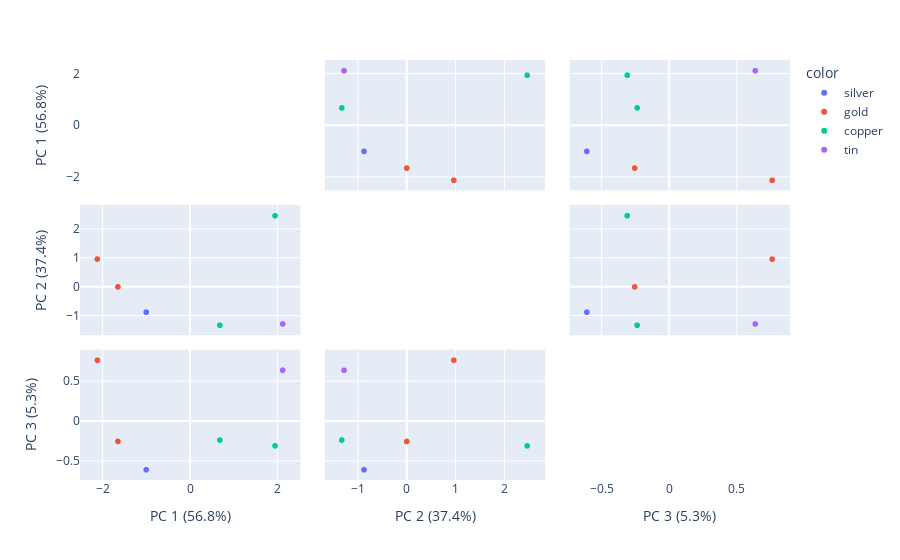

This figure's notebook cell:
### Markdown cell above
Test with a small made-up dataset

### Code cell
data = pd.DataFrame(
    {"feat_1": [1, 2, 3, 10, 2, 3],
    "feat_2": [2, 3, 5, 2, 1, 1],
    "feat_3": [1, 1, 1, 2, 2, 3],
    "feat_4": [1, 2, 3, 9, 1, 2],
    "feat_5": [5, 6, 6, 4, 4, 3],
    "mineral": ["silver", "gold", "gold", "copper", "copper", "tin"]}
)
color_feat = "mineral"

features = [feat for feat in data.columns if feat != color_feat]
pca_df, explained_variances = compute_pca(data[features], 3)

plot_pca(pca_df, explained_variances, data[color_feat])

### Figure 1 — Plotly figure (JSON) as saved in the notebook; plotly's stock layout.template omitted (floating-point values rounded to 4 significant figures)
{"data": [{"diagonal": {"visible": false}, "dimensions": [{"axis": {"matches": true}, "label": "PC 1 (56.8%)", "values": [-1.0]}, {"axis": {"matches": true}, "label": "PC 2 (37.4%)", "values": [-0.8666]}, {"axis": {"matches": true}, "label": "PC 3 (5.3%)", "values": [-0.6085]}], "hovertemplate": "color=silver<br>%{xaxis.title.text}=%{x}<br>%{yaxis.title.text}=%{y}<extra></extra>", "legendgroup": "silver", "marker": {"color": "#636efa", "symbol": "circle"}, "name": "silver", "showlegend": true, "type": "splom"}, {"diagonal": {"visible": false}, "dimensions": [{"axis": {"matches": true}, "label": "PC 1 (56.8%)", "values": [-1.648, -2.121]}, {"axis": {"matches": true}, "label": "PC 2 (37.4%)", "values": [0.01044, 0.9749]}, {"axis": {"matches": true}, "label": "PC 3 (5.3%)", "values": [-0.2535, 0.7659]}], "hovertemplate": "color=gold<br>%{xaxis.title.text}=%{x}<br>%{yaxis.title.text}=%{y}<extra></extra>", "legendgroup": "gold", "marker": {"color": "#EF553B", "symbol": "circle"}, "name": "gold", "showlegend": true, "type": "splom"}, {"diagonal": {"visible": false}, "dimensions": [{"axis": {"matches": true}, "label": "PC 1 (56.8%)", "values": [1.954, 0.6871]}, {"axis": {"matches": true}, "label": "PC 2 (37.4%)", "values": [2.479, -1.321]}, {"axis": {"matches": true}, "label": "PC 3 (5.3%)", "values": [-0.3088, -0.2356]}], "hovertemplate": "color=copper<br>%{xaxis.title.text}=%{x}<br>%{yaxis.title.text}=%{y}<extra></extra>", "legendgroup": "copper", "marker": {"color": "#00cc96", "symbol": "circle"}, "name": "copper", "showlegend": true, "type": "splom"}, {"diagonal": {"visible": false}, "dimensions": [{"axis": {"matches": true}, "label": "PC 1 (56.8%)", "values": [2.129]}, {"axis": {"matches": true}, "label": "PC 2 (37.4%)", "values": [-1.276]}, {"axis": {"matches": true}, "label": "PC 3 (5.3%)", "values": [0.6404]}], "hovertemplate": "color=tin<br>%{xaxis.title.text}=%{x}<br>%{yaxis.title.text}=%{y}<extra></extra>", "legendgroup": "tin", "marker": {"color": "#ab63fa", "symbol": "circle"}, "name": "tin", "showlegend": true, "type": "splom"}], "layout": {"dragmode": "select", "legend": {"title": {"text": "color"}, "tracegroupgap": 0}, "margin": {"t": 60}}}
